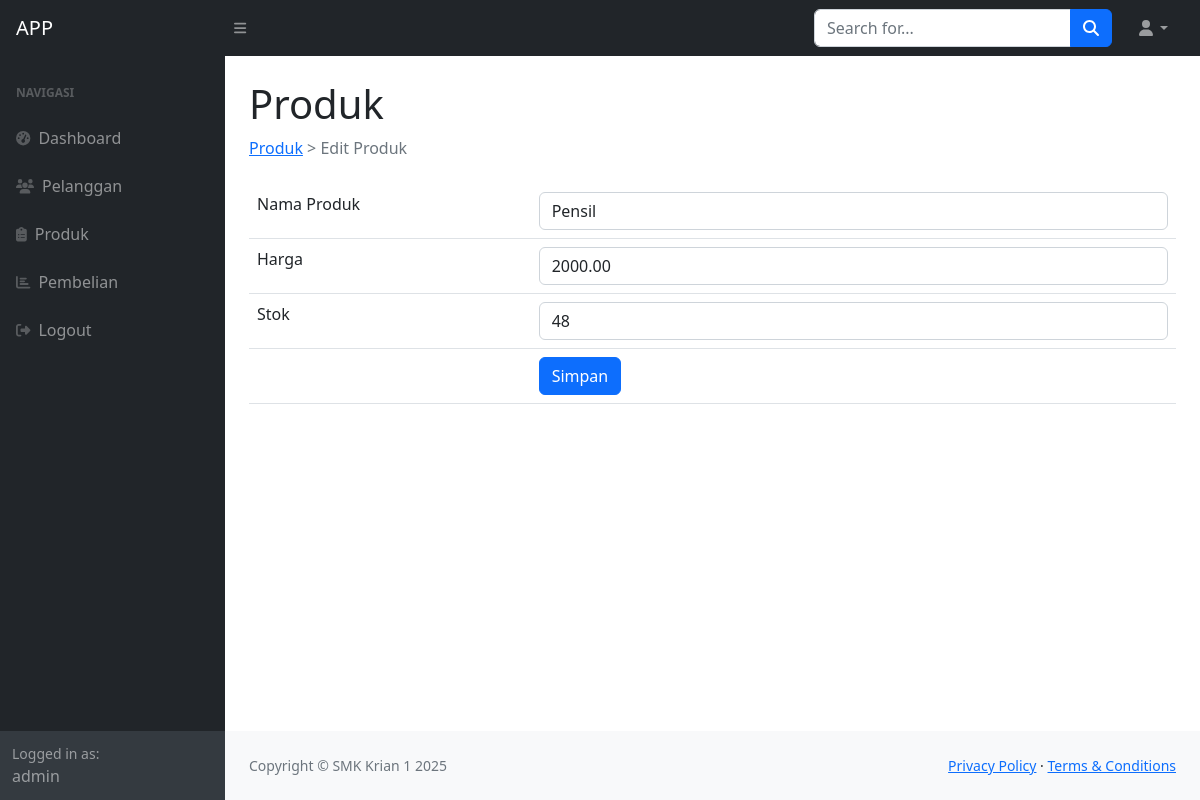
The app's page /index.php?page=edit_produk&id=2 (signed in) with its own data.
### tables this page shows
CREATE TABLE `produk` (
  `ProdukID` int(11) NOT NULL,
  `NamaProduk` varchar(255) DEFAULT NULL,
  `Harga` decimal(10,2) DEFAULT NULL,
  `Stok` int(11) DEFAULT NULL
);

### edit_produk.php (the view, shortened to what this page needs)
<?php
$id = $_GET['id'];
$query = mysqli_query($koneksi, "SELECT * FROM produk WHERE ProdukID = '$id'");
$produk = mysqli_fetch_array($query);
?>
<div class="container-fluid px-4">
    <h1 class="mt-4">Produk</h1>
    <ol class="breadcrumb mb-4">
        <li class="breadcrumb-item active"><a href="?page=produk">Produk</a> > Edit Produk</li>
    </ol>
    <form action="" method="post">
        <table class="table">
            <tr>
                <td>Nama Produk</td>
                <td><input type="text" name="NamaProduk" class="form-control" required value="<?= $produk['NamaProduk']; ?>"></td>
            </tr>
            <tr>
                <td>Harga</td>
                <td><input type="text" name="Harga" class="form-control" required value="<?= $produk['Harga']; ?>"></td>
            </tr>
            <tr>
                <td>Stok</td>
                <td><input type="text" name="Stok" class="form-control" required value="<?= $produk['Stok']; ?>"></td>
            </tr>
            <tr>
                <td></td>
                <td><input type="submit" name="simpan" value="Simpan" class="btn btn-primary"></td>
            </tr>
        </table>
    </form>
</div>

### records on screen
produk: NamaProduk "Pensil", Harga "2000.00", Stok "48"

### other values on screen
$_SESSION['user']['name'] "admin"
